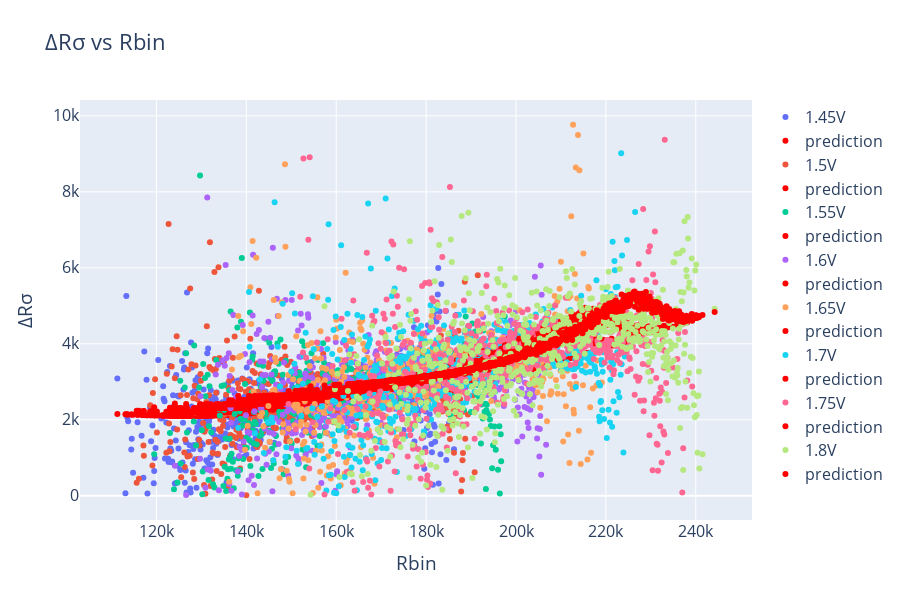

Notebook code cell kept with this figure:
### Code cell
colours = ['#636EFA', '#EF553B', '#00CC96', '#AB63FA', '#FFA15A', '#19D3F3', '#FF6692', '#B6E880', '#FF97FF', '#FECB52',
           '#636EFA', '#EF553B', '#00CC96', '#AB63FA', '#FFA15A', '#19D3F3', '#FF6692', '#B6E880', '#FF97FF', '#FECB52'
           ]
fig = go.Figure()

for val, col in zip(plot_df['v'].unique(), colours):
# for val, col in zip((1.5, 1.6, 1.7, 1.8), colours):    
    data = plot_df.loc[plot_df['v']==val]
    fig.add_trace(go.Scatter(y = data['Y_test'],
                             x = data['Rbin'],
                            #  marker=dict(color='medium turquoise'),
                             marker=dict(color=col),
                             mode='markers',
                             name=f'{val}V'
                             ))
    fig.add_trace(go.Scatter(y = data['y_test_pred'],
                             x = data['Rbin'],
                             line=dict(color='red'),
                             mode='markers',
                             name='prediction'
                             ))
fig.update_layout(
    font_size = 16,
    height = 600,
    title="\u0394R\u03C3 vs Rbin",
    xaxis_title="Rbin",
    yaxis_title="\u0394R\u03C3"
)

### Figure 1 — Plotly figure (JSON) as saved in the notebook; plotly's stock layout.template omitted (floating-point values rounded to 4 significant figures; data arrays with more than 128 entries replaced by an {"elided": "..."} marker saying what was removed)
{"data": [{"marker": {"color": "#636EFA"}, "mode": "markers", "name": "1.45V", "type": "scatter", "x": {"elided": "632 int values"}, "y": {"elided": "632 float values"}}, {"line": {"color": "red"}, "mode": "markers", "name": "prediction", "type": "scatter", "x": {"elided": "632 int values"}, "y": {"elided": "632 float values"}}, {"marker": {"color": "#EF553B"}, "mode": "markers", "name": "1.5V", "type": "scatter", "x": {"elided": "615 int values"}, "y": {"elided": "615 float values"}}, {"line": {"color": "red"}, "mode": "markers", "name": "prediction", "type": "scatter", "x": {"elided": "615 int values"}, "y": {"elided": "615 float values"}}, {"marker": {"color": "#00CC96"}, "mode": "markers", "name": "1.55V", "type": "scatter", "x": {"elided": "618 int values"}, "y": {"elided": "618 float values"}}, {"line": {"color": "red"}, "mode": "markers", "name": "prediction", "type": "scatter", "x": {"elided": "618 int values"}, "y": {"elided": "618 float values"}}, {"marker": {"color": "#AB63FA"}, "mode": "markers", "name": "1.6V", "type": "scatter", "x": {"elided": "647 int values"}, "y": {"elided": "647 float values"}}, {"line": {"color": "red"}, "mode": "markers", "name": "prediction", "type": "scatter", "x": {"elided": "647 int values"}, "y": {"elided": "647 float values"}}, {"marker": {"color": "#FFA15A"}, "mode": "markers", "name": "1.65V", "type": "scatter", "x": {"elided": "666 int values"}, "y": {"elided": "666 float values"}}, {"line": {"color": "red"}, "mode": "markers", "name": "prediction", "type": "scatter", "x": {"elided": "666 int values"}, "y": {"elided": "666 float values"}}, {"marker": {"color": "#19D3F3"}, "mode": "markers", "name": "1.7V", "type": "scatter", "x": {"elided": "677 int values"}, "y": {"elided": "677 float values"}}, {"line": {"color": "red"}, "mode": "markers", "name": "prediction", "type": "scatter", "x": {"elided": "677 int values"}, "y": {"elided": "677 float values"}}, {"marker": {"color": "#FF6692"}, "mode": "markers", "name": "1.75V", "type": "scatter", "x": {"elided": "695 int values"}, "y": {"elided": "695 float values"}}, {"line": {"color": "red"}, "mode": "markers", "name": "prediction", "type": "scatter", "x": {"elided": "695 int values"}, "y": {"elided": "695 float values"}}, {"marker": {"color": "#B6E880"}, "mode": "markers", "name": "1.8V", "type": "scatter", "x": {"elided": "679 int values"}, "y": {"elided": "679 float values"}}, {"line": {"color": "red"}, "mode": "markers", "name": "prediction", "type": "scatter", "x": {"elided": "679 int values"}, "y": {"elided": "679 float values"}}], "layout": {"font": {"size": 16}, "height": 600, "title": {"text": "ΔRσ vs Rbin"}, "xaxis": {"title": {"text": "Rbin"}}, "yaxis": {"title": {"text": "ΔRσ"}}}}
